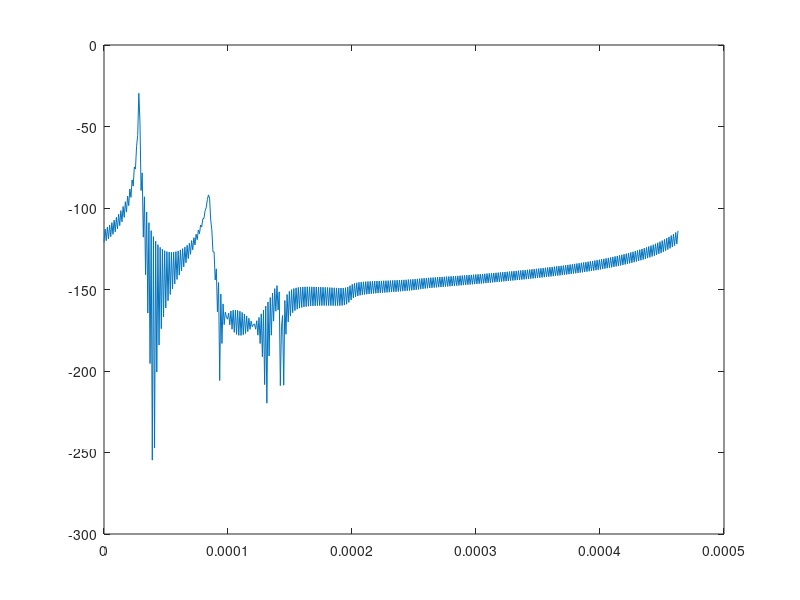

This figure's MATLAB source:
% plage de frequences modeliser
demi_plage = [0:1104000/256:1104000-(1104000/256)];
plage = [0:2208000/512:2208000-(2208000/512)];
nombre_un = 1;
tableau_temps = [0:1:511];   % on se place ici sur 0->512 car il ne faut pas oublier la symétrie hermitienne donc quand on repasse en temps on repasse sur 0->2208000=2*1104000
%constantes
perme_vide = 4*pi*10^-7 ;        %permeabilite du vide u0
permi_vide = 1/(36*pi)*10^-9 ;   %permittivite du vide e0
permi_rela = 2;%permittivité relative de l'isolant séparant deux conducteurs
Te= 1/1104000;
%parametres ligne filaire
d = 0.001           ;            % diametre section d'un fil
D = 1.5*d            ;           % ecart entre les fils
permi = 2 * permi_vide ;        % permittivite ligne
conduct = 5.65*10^7     ; % "conductivite" du materiau cuivre (1/resistivite)
longueur = 3000;
%parametre primaire de la ligne
L = (perme_vide/pi)*log(2*D/d);  %inductance linéique
C = (pi*permi_vide*permi_rela)/(log(2*D/d)); %capacité linéique
G = C*10^-3*2*pi*demi_plage; %conductance linéique
R = sqrt((perme_vide*demi_plage)/(pi*conduct))/(d*sqrt(1-(d/D)^2)); %Résistance linéique

%gamma(f)
gamma = sqrt(  (R + j*L*2*pi*demi_plage).*(G + j*C*2*pi*demi_plage)  ); %on suppose ici que l'on a pas déphasage donc alpha= gamma. Il faut regarder le doc trouvé sur internet et le compte rendu pour savoir ce qu'on choisit. LEs deux disent pas la même chose

%reponse fréquenciel avec reflexions
rep_freq = 0.5 * (1 + 50/100) * exp(- gamma * longueur)  ./ (1 - 50/100 * 50/100 * exp(-2 * gamma * longueur));
%reponse frequentielle sans reflexion
%rep_freq = 1/2*exp(-gamma*longueur);

%tracer de la reponse fréquencielle
plot(demi_plage, abs(rep_freq));

%tracer réponse impulsionnelle
%plot(Te*tableau_temp, abs(rep_imp));

%réponse fréquencielle symétrique
rep_freq_sym = fliplr(conj(rep_freq));
plot(demi_plage, abs(rep_freq_sym));

%reponse fréquencielle totale
rep_freq_tot = [rep_freq , rep_freq_sym];
plot(plage, abs(rep_freq_tot));

%reponse impulsionnelle 
rep_imp = ifft(rep_freq_tot)

%tracé en fonction des canaux
%plot(tableau_temps, rep_imp);

%tracé en fonction du temps
plot(tableau_temps*Te, rep_imp);

%signal rectangle 

rectangle_base = ones(1,nombre_un);
convolution = conv2(rep_imp, rectangle_base);
nouveau_tableau_temps = [0:1:512+nombre_un-2];
plot(nouveau_tableau_temps*Te, 20*log(convolution));



%figure();subplot(2,1,1), plot(abs(rep_freq))
%subplot(2,1,1) plot(angle(rep_freq))

%symetrie hermitienne pour rep imp reelle
%rep_freq = [rep_freq 0 conj(fliplr(rep_freq(2:256))) ];

%reponse impulsionnelle
%rep_imp = ifft(rep_freq);


%correction periodicite rep imp
%rep_imp_corrige = [ rep_imp(1:256) zeros(1,256) ];

%calcul rep freq corrigee
%rep_freq_corrige = fft(rep_imp_corrige);

% figure,subplot(2,1,1),plot(plage,abs(rep_freq));
% title('reponse frequentielle non corrigee');
% subplot(2,1,2), plot(plage,angle(rep_freq));
% figure,plot(rep_imp);
% title('reponse impulsionnelle non corrigee');
% 
% figure,subplot(2,1,1), plot(plage, abs(rep_freq_corrige));
% title('reponse frequentielle corrigee');
% subplot(2,1,2),plot(plage, angle(rep_freq_corrige));
% figure,plot(rep_imp_corrige);
% title('reponse impulsionnelle corrigee');

